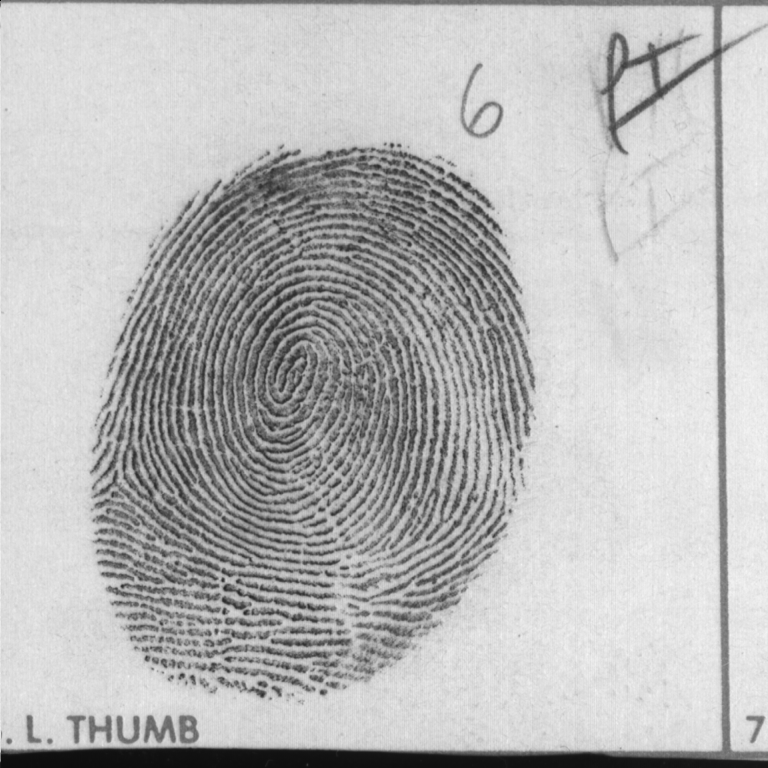
#> input picture computerVision2023/laboratorios/fprint3.pgm, 768 x 768 px, found by its file name
$ jupyter execute --allow-errors laboratorio.ipynb   (shell and % lines are left out)
#> lines starting #> are read from the running program, lines starting #| are printed output that depends on the picture; after the words box and inside, x2 and y2 are one past the last pixel; in counts of white or black regions, pixels touching at a corner belong together
### computerVision2023/laboratorios/cvlib.py
import cv2 as cv
import matplotlib.pyplot as plt
import numpy as np
import os

# [18 lines left out: function hist, not called in this run]

def imgview(img, filename = None, k = 13):
    fig,ax1 = plt.subplots(figsize=(k,k))

    if len(img.shape)==2:
        ax1.imshow(img, vmin=0, vmax=255, cmap='gray')
    else:
        ax1.imshow(img)
    plt.axis('off')

    if filename != None:
        plt.savefig(filename)

    plt.show()

def imgcmp(img1, img2, titles = None):
    if titles == None:
        k=8
        fig = plt.figure(figsize=(k,k))

        ax1 = fig.add_subplot(2,2,1)
        plt.axis('off')
        ax2 = fig.add_subplot(2,2,2)
        plt.axis('off')

        if (len(img1.shape)>2):
            ax1.imshow(img1)
            plt.axis('off')
            ax2.imshow(img2)
            plt.axis('off')
        else:
            ax1.imshow(img1,cmap='gray',vmin=0,vmax=255)
            ax2.imshow(img2,cmap='gray',vmin=0,vmax=255)

        plt.plot()
    else:
        if len(titles) < 2:
            return 0

        k=8
        fig = plt.figure(figsize=(k,k))

        ax1 = fig.add_subplot(2,2,1)
        ax1.set_title(titles[0])
        plt.axis('off')
        ax2 = fig.add_subplot(2,2,2)
        ax2.set_title(titles[1])
        plt.axis('off')

        if (len(img1.shape)>2):
            ax1.imshow(img1)
            plt.axis('off')
            ax2.imshow(img2)
            plt.axis('off')
        else:
            ax1.imshow(img1,cmap='gray',vmin=0,vmax=255)
            ax2.imshow(img2,cmap='gray',vmin=0,vmax=255)

        plt.plot()


# [56 lines left out: functions imgcdf, imgeq, imgnorm, not called in this run]

### computerVision2023/laboratorios/laboratorio.ipynb
[cell 1]
import matplotlib.pyplot as plt
import numpy as np
import cv2 as cv
import errno
import cvlib
import io

# import matplotlib.pyplot as plt

#plt.style.use('dark_background')
PATH = 'C:/GitHub/pythonPrograms/computerVision2023/laboratorios/'

[cell 2]
im = cv.imread(PATH+'fprint3.pgm', cv.IMREAD_COLOR)
#> im is the input picture: shape (768, 768, 3); min 10, max 247, mean 184.9
img1 = cv.cvtColor(im, cv.COLOR_RGB2GRAY)

#### imgpad

[cell 3]
def imgpad(img, r):
#> called with r = 2
    if type(r) != int:
        raise TypeError("'r' must be an integer")
        return

    if type(img) != np.ndarray:
        raise TypeError("'img' must be an numpy.ndarray")
        return

    shapeY, shapeX = img.shape
#> shapeY = 768; shapeX = 768
    newShapeY = shapeY + (2*r)
#> newShapeY = 772
    newShapeX = shapeX + (2*r)
#> newShapeX = 772

    newImage = np.ndarray((newShapeY,newShapeX), buffer=np.zeros(newShapeX*newShapeY),offset=np.int_().itemsize,dtype=int)

    for i in range(shapeY):
        modifiedRow = np.append(np.zeros(r), img[i])
        modifiedRow = np.append(modifiedRow, np.zeros(r))
        np.copyto(newImage[i+r,:],modifiedRow,casting='unsafe')

    return newImage

#> (a cell that did not finish here is left out)

[cell 5]
# normalized = cvlib.imgnorm(img1)
# cvlib.imgcmp(img1, normalized, ['Imagen normal', 'Imagen normalizada'])

[cell 6]
# to_zero = cv.threshold(img1,140,255,cv.THRESH_TOZERO_INV)[1]
# cvlib.imgcmp(img1, to_zero, ['Imagen normal', 'Imagen binarizada'])

[cell 7]
# normalized = cvlib.imgnorm(to_zero)
# cvlib.imgcmp(to_zero, normalized, ['Imagen normal', 'Imagen normalizada'])

[cell 8]
thresh_val = 135
# binarized = cv.threshold(trunc, 70, 255, cv.THRESH_BINARY_INV+cv.THRESH_OTSU)[1]
binarized = cv.threshold(img1,thresh_val,255, cv.THRESH_BINARY_INV)[1]
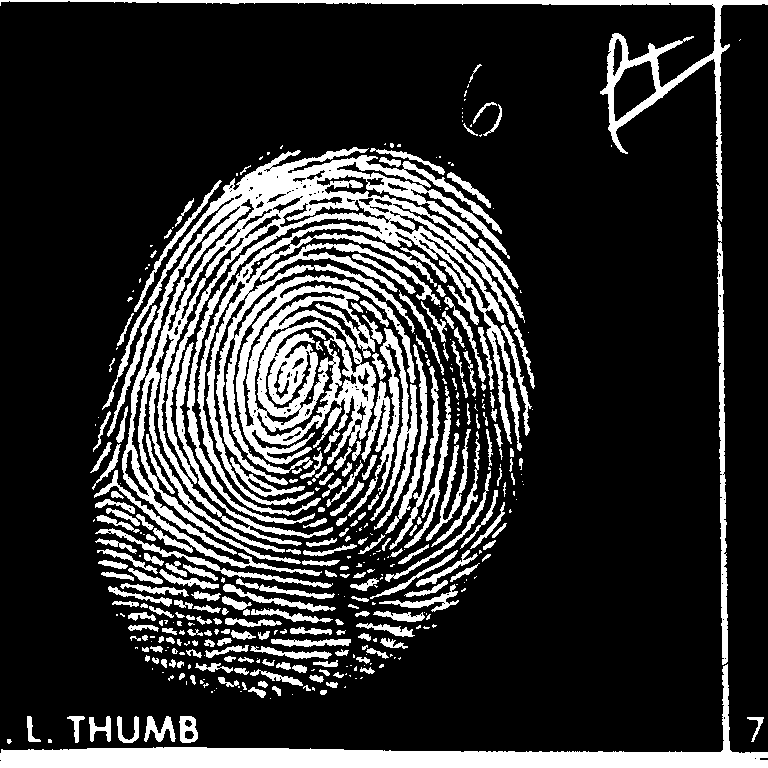
#> binarized: shape (768, 768); 20.3% white; 411 white regions (179 under 20 px), largest, box (x1, y1, x2, y2) and area: (102, 147, 535, 564) 56059, (0, 664, 768, 768) 14262, (0, 0, 768, 222) 6612
# binarized = cv.adaptiveThreshold(trunc, 255, cv.ADAPTIVE_THRESH_GAUSSIAN_C, cv.THRESH_BINARY_INV,31,2)
cvlib.imgcmp(img1, binarized, ['Imagen normal', 'Imagen binarizada'])
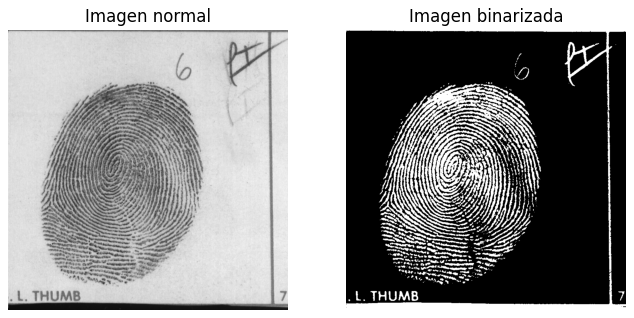
#> figure drawn by matplotlib, 2 panels

[cell 9]
kernel = np.array([[0, 255, 0],
                   [255, 255, 255],
                   [0, 255, 0]], np.uint8)

[cell 10]
erosion = cv.erode(binarized, kernel, iterations=1)
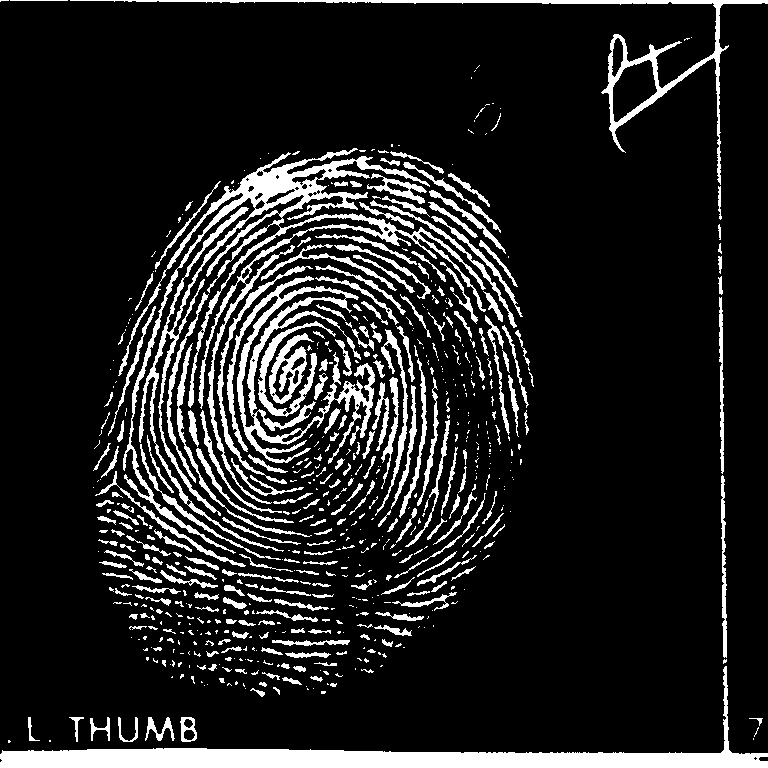
#> erosion: shape (768, 768); 13.1% white; 633 white regions (367 under 20 px), largest, box (x1, y1, x2, y2) and area: (118, 148, 486, 554) 15196, (0, 666, 768, 768) 13293, (227, 276, 375, 464) 6285
cvlib.imgcmp(binarized, erosion, ['Imagen binarizada', 'Imagen erosionada'])
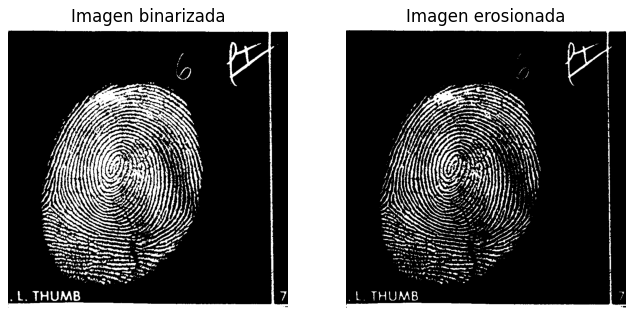
#> figure drawn by matplotlib, 2 panels

[cell 11]
class UnionFind:
    def __init__(self, numOfElements):
        self.parent = self.makeSet(numOfElements)
        self.size = [1]*numOfElements
        self.count = numOfElements

    def makeSet(self, numOfElements):
        return [x for x in range(numOfElements)]

    def find(self, node):
        while node != self.parent[node]:
            self.parent[node] = self.parent[self.parent[node]]
            node = self.parent[node]
        return node

    def union(self, node1, node2):
        root1 = self.find(node1)
        root2 = self.find(node2)

        if root1 == root2:
            return

        if self.size[root1] > self.size[root2]:
            self.parent[root2] = root1
            self.size[root1] += 1
        else:
            self.parent[root1] = root2
            self.size[root2] += 1

        self.count -= 1

[cell 12]
def neighbor(i,j,label):
    left = label[i-1,j]
    above = label[i,j-1]
    neighbor_array = [left,above]
    return neighbor_array

[cell 13]
def connected_c(img):
    if type(img) != np.ndarray:
        raise TypeError("'img' must be an numpy.ndarray")
        return

    shapeY, shapeX = img.shape
#> shapeY = 768; shapeX = 768
    label = np.zeros([shapeY,shapeX])
    links = []
    new = 1
    #first pass
    for row in range(shapeY):
        for column in range(shapeX):
            if img[row,column] != [0]:
                current_neighbor = neighbor(row,column,label)
                if current_neighbor == [0,0]:
                    label[row, column] = new
                    new = new + 1
                else :
                    if np.min(current_neighbor) == 0 or current_neighbor[0] == current_neighbor[1] :
                        label[row,column] = np.max(current_neighbor)
                    else:
                        label[row,column] = np.min(current_neighbor)
                        links.append([np.max(current_neighbor), np.min(current_neighbor)])
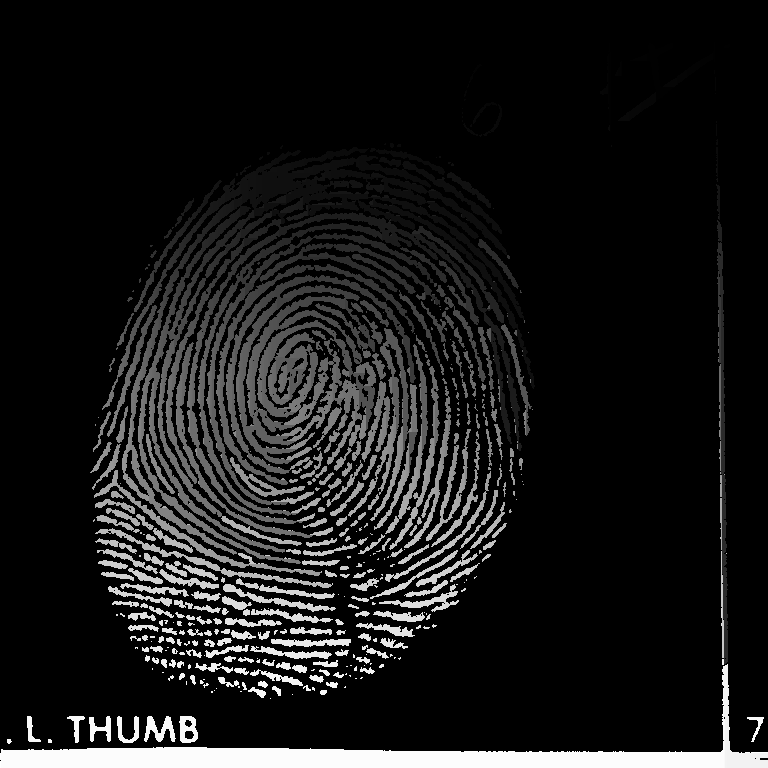
#> label: shape (768, 768) float64; min 0, max 4627, mean 441.1; drawn with min black and max white


    uf = UnionFind(new)

    for node1, node2 in links:
        uf.union(node1.astype(int), node2.astype(int))

    for i in range(new):
        label[label==i] = uf.find(i)
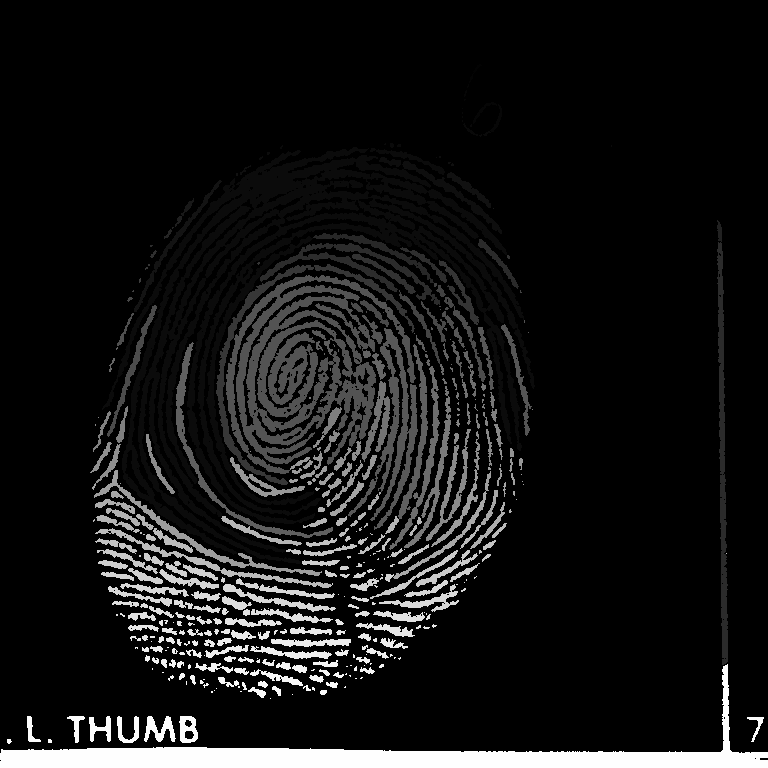
#> label: shape (768, 768) float64; 14.85% of pixels changed, all inside (x1, y1, x2, y2) = (0, 5, 768, 768); drawn with min black and max white

    return label

[cell 14]
def get_random_color():
    """

    """
    return list(np.random.choice(range(256), size=3))

def labelview(img, seed = None, filename = None, size=13):
    """

    """
#> called with filename = 'prueba.png', size = 50

    if (seed != None):
        np.random.seed(seed)

    components = np.unique(img)
    colors = {0:[0, 0, 0]}
    # print(components)

    # creacion de colores random
    for i in components:
        if i != 0:
            colors[i] = get_random_color()
#> this loop made 497 passes
#> i on passes 3 to 5: 8, 13, 16
            # print(i, colors[i])

    # pprint(colors)

    # colorear la imagen
    f, c = img.shape

    img_res = []

    for i in range(0, f):
        new_row = []

        for j in range(0, c):
            # se asigna el color que corresponde a su segmento
            segment = img[i, j]
            new_row.append(colors[segment])

        img_res.append(new_row)

    img_res = np.array(img_res)
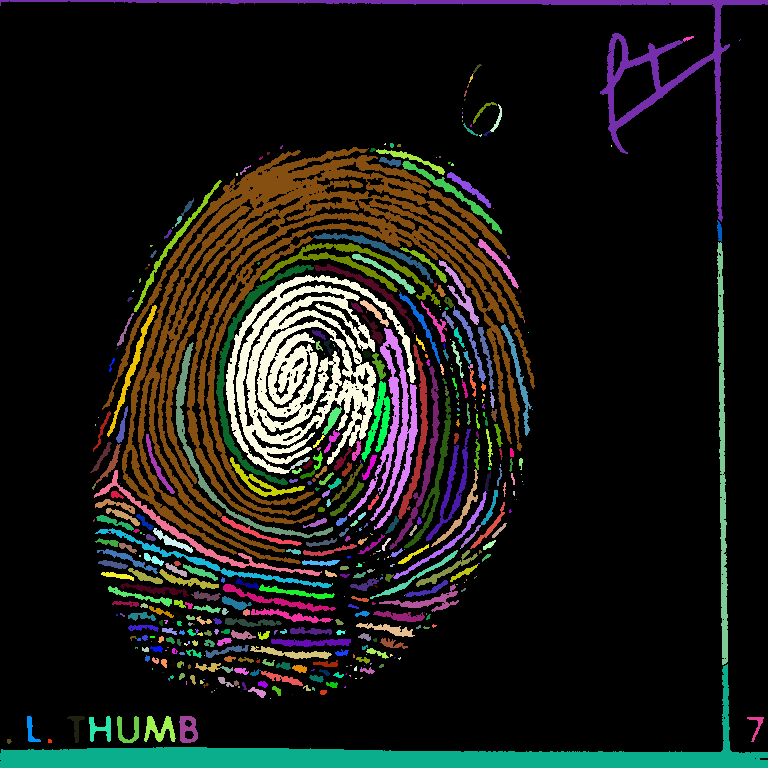
#> img_res: shape (768, 768, 3) int64; mean of channels 0, 1, 2 22.4, 26.6, 26.4; drawn as B, G, R

    if filename is not None:
        cvlib.imgview(img_res, filename = filename)
#> in imgview, `plt.savefig(filename)`:
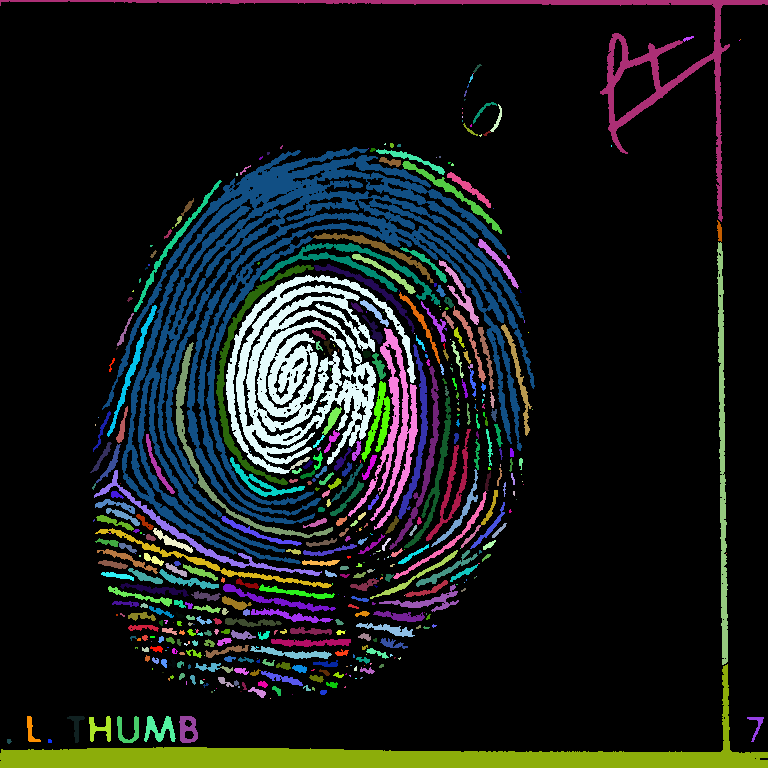
#> shown: shape (768, 768, 3); mean R, G, B 22.4, 26.6, 26.4
    else:
        cvlib.imgview(img_res,k=size)
